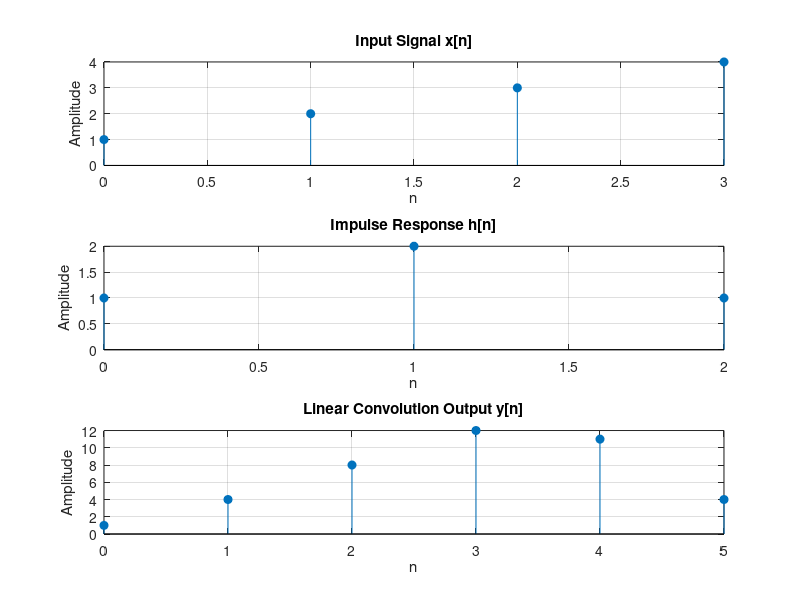

The MATLAB source for this figure:

% Linear Convolution Using MATLAB Function
clc;
clear all;
close all;

% Input sequences
x = [1 2 3 4];
h = [1 2 1];

% Calculate convolution using conv()
y = conv(x, h);

% Display results
disp('Input sequence x[n]:');
disp(x);

disp('Impulse response h[n]:');
disp(h);

disp('Convolution output y[n]:');
disp(y);

% Plot signals
subplot(3,1,1);
stem(0:length(x)-1, x, 'filled');
title('Input Signal x[n]');
xlabel('n');
ylabel('Amplitude');
grid on;

subplot(3,1,2);
stem(0:length(h)-1, h, 'filled');
title('Impulse Response h[n]');
xlabel('n');
ylabel('Amplitude');
grid on;

subplot(3,1,3);
stem(0:length(y)-1, y, 'filled');
title('Linear Convolution Output y[n]');
xlabel('n');
ylabel('Amplitude');
grid on;
